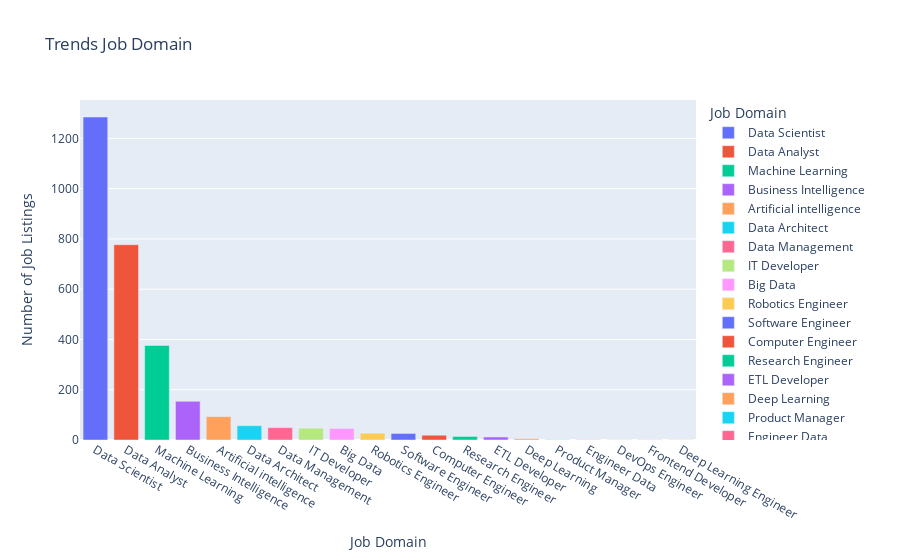

Notebook source saved alongside this figure:
### Code cell
import plotly.express as px

# Count the occurrences of each domain in the 'Job Domain' column
job_domain_counts = df['Job Domain'].value_counts()

# Create the bar chart using Plotly Express
fig = px.bar(
    job_domain_counts,
    x=job_domain_counts.index,
    y=job_domain_counts.values,
    color=job_domain_counts.index,
    labels={'x': 'Job Domain', 'y': 'Number of Job Listings'},
    title='Trends Job Domain'
)

# Show the plot
fig.show()

### Figure 1 — Plotly figure (JSON) as saved in the notebook; plotly's stock layout.template omitted (floating-point values rounded to 4 significant figures)
{"data": [{"alignmentgroup": "True", "hovertemplate": "Job Domain=%{x}<br>Number of Job Listings=%{y}<extra></extra>", "legendgroup": "Data Scientist", "marker": {"color": "#636efa", "pattern": {"shape": ""}}, "name": "Data Scientist", "offsetgroup": "Data Scientist", "orientation": "v", "showlegend": true, "textposition": "auto", "type": "bar", "x": ["Data Scientist"], "xaxis": "x", "y": [1285], "yaxis": "y"}, {"alignmentgroup": "True", "hovertemplate": "Job Domain=%{x}<br>Number of Job Listings=%{y}<extra></extra>", "legendgroup": "Data Analyst", "marker": {"color": "#EF553B", "pattern": {"shape": ""}}, "name": "Data Analyst", "offsetgroup": "Data Analyst", "orientation": "v", "showlegend": true, "textposition": "auto", "type": "bar", "x": ["Data Analyst"], "xaxis": "x", "y": [777], "yaxis": "y"}, {"alignmentgroup": "True", "hovertemplate": "Job Domain=%{x}<br>Number of Job Listings=%{y}<extra></extra>", "legendgroup": "Machine Learning", "marker": {"color": "#00cc96", "pattern": {"shape": ""}}, "name": "Machine Learning", "offsetgroup": "Machine Learning", "orientation": "v", "showlegend": true, "textposition": "auto", "type": "bar", "x": ["Machine Learning"], "xaxis": "x", "y": [376], "yaxis": "y"}, {"alignmentgroup": "True", "hovertemplate": "Job Domain=%{x}<br>Number of Job Listings=%{y}<extra></extra>", "legendgroup": "Business Intelligence", "marker": {"color": "#ab63fa", "pattern": {"shape": ""}}, "name": "Business Intelligence", "offsetgroup": "Business Intelligence", "orientation": "v", "showlegend": true, "textposition": "auto", "type": "bar", "x": ["Business Intelligence"], "xaxis": "x", "y": [154], "yaxis": "y"}, {"alignmentgroup": "True", "hovertemplate": "Job Domain=%{x}<br>Number of Job Listings=%{y}<extra></extra>", "legendgroup": "Artificial intelligence", "marker": {"color": "#FFA15A", "pattern": {"shape": ""}}, "name": "Artificial intelligence", "offsetgroup": "Artificial intelligence", "orientation": "v", "showlegend": true, "textposition": "auto", "type": "bar", "x": ["Artificial intelligence"], "xaxis": "x", "y": [93], "yaxis": "y"}, {"alignmentgroup": "True", "hovertemplate": "Job Domain=%{x}<br>Number of Job Listings=%{y}<extra></extra>", "legendgroup": "Data Architect", "marker": {"color": "#19d3f3", "pattern": {"shape": ""}}, "name": "Data Architect", "offsetgroup": "Data Architect", "orientation": "v", "showlegend": true, "textposition": "auto", "type": "bar", "x": ["Data Architect"], "xaxis": "x", "y": [57], "yaxis": "y"}, {"alignmentgroup": "True", "hovertemplate": "Job Domain=%{x}<br>Number of Job Listings=%{y}<extra></extra>", "legendgroup": "Data Management", "marker": {"color": "#FF6692", "pattern": {"shape": ""}}, "name": "Data Management", "offsetgroup": "Data Management", "orientation": "v", "showlegend": true, "textposition": "auto", "type": "bar", "x": ["Data Management"], "xaxis": "x", "y": [49], "yaxis": "y"}, {"alignmentgroup": "True", "hovertemplate": "Job Domain=%{x}<br>Number of Job Listings=%{y}<extra></extra>", "legendgroup": "IT Developer", "marker": {"color": "#B6E880", "pattern": {"shape": ""}}, "name": "IT Developer", "offsetgroup": "IT Developer", "orientation": "v", "showlegend": true, "textposition": "auto", "type": "bar", "x": ["IT Developer"], "xaxis": "x", "y": [47], "yaxis": "y"}, {"alignmentgroup": "True", "hovertemplate": "Job Domain=%{x}<br>Number of Job Listings=%{y}<extra></extra>", "legendgroup": "Big Data", "marker": {"color": "#FF97FF", "pattern": {"shape": ""}}, "name": "Big Data", "offsetgroup": "Big Data", "orientation": "v", "showlegend": true, "textposition": "auto", "type": "bar", "x": ["Big Data"], "xaxis": "x", "y": [46], "yaxis": "y"}, {"alignmentgroup": "True", "hovertemplate": "Job Domain=%{x}<br>Number of Job Listings=%{y}<extra></extra>", "legendgroup": "Robotics Engineer", "marker": {"color": "#FECB52", "pattern": {"shape": ""}}, "name": "Robotics Engineer", "offsetgroup": "Robotics Engineer", "orientation": "v", "showlegend": true, "textposition": "auto", "type": "bar", "x": ["Robotics Engineer"], "xaxis": "x", "y": [27], "yaxis": "y"}, {"alignmentgroup": "True", "hovertemplate": "Job Domain=%{x}<br>Number of Job Listings=%{y}<extra></extra>", "legendgroup": "Software Engineer", "marker": {"color": "#636efa", "pattern": {"shape": ""}}, "name": "Software Engineer", "offsetgroup": "Software Engineer", "orientation": "v", "showlegend": true, "textposition": "auto", "type": "bar", "x": ["Software Engineer"], "xaxis": "x", "y": [26], "yaxis": "y"}, {"alignmentgroup": "True", "hovertemplate": "Job Domain=%{x}<br>Number of Job Listings=%{y}<extra></extra>", "legendgroup": "Computer Engineer", "marker": {"color": "#EF553B", "pattern": {"shape": ""}}, "name": "Computer Engineer", "offsetgroup": "Computer Engineer", "orientation": "v", "showlegend": true, "textposition": "auto", "type": "bar", "x": ["Computer Engineer"], "xaxis": "x", "y": [19], "yaxis": "y"}, {"alignmentgroup": "True", "hovertemplate": "Job Domain=%{x}<br>Number of Job Listings=%{y}<extra></extra>", "legendgroup": "Research Engineer", "marker": {"color": "#00cc96", "pattern": {"shape": ""}}, "name": "Research Engineer", "offsetgroup": "Research Engineer", "orientation": "v", "showlegend": true, "textposition": "auto", "type": "bar", "x": ["Research Engineer"], "xaxis": "x", "y": [14], "yaxis": "y"}, {"alignmentgroup": "True", "hovertemplate": "Job Domain=%{x}<br>Number of Job Listings=%{y}<extra></extra>", "legendgroup": "ETL Developer", "marker": {"color": "#ab63fa", "pattern": {"shape": ""}}, "name": "ETL Developer", "offsetgroup": "ETL Developer", "orientation": "v", "showlegend": true, "textposition": "auto", "type": "bar", "x": ["ETL Developer"], "xaxis": "x", "y": [12], "yaxis": "y"}, {"alignmentgroup": "True", "hovertemplate": "Job Domain=%{x}<br>Number of Job Listings=%{y}<extra></extra>", "legendgroup": "Deep Learning", "marker": {"color": "#FFA15A", "pattern": {"shape": ""}}, "name": "Deep Learning", "offsetgroup": "Deep Learning", "orientation": "v", "showlegend": true, "textposition": "auto", "type": "bar", "x": ["Deep Learning"], "xaxis": "x", "y": [5], "yaxis": "y"}, {"alignmentgroup": "True", "hovertemplate": "Job Domain=%{x}<br>Number of Job Listings=%{y}<extra></extra>", "legendgroup": "Product Manager", "marker": {"color": "#19d3f3", "pattern": {"shape": ""}}, "name": "Product Manager", "offsetgroup": "Product Manager", "orientation": "v", "showlegend": true, "textposition": "auto", "type": "bar", "x": ["Product Manager"], "xaxis": "x", "y": [1], "yaxis": "y"}, {"alignmentgroup": "True", "hovertemplate": "Job Domain=%{x}<br>Number of Job Listings=%{y}<extra></extra>", "legendgroup": "Engineer Data", "marker": {"color": "#FF6692", "pattern": {"shape": ""}}, "name": "Engineer Data", "offsetgroup": "Engineer Data", "orientation": "v", "showlegend": true, "textposition": "auto", "type": "bar", "x": ["Engineer Data"], "xaxis": "x", "y": [1], "yaxis": "y"}, {"alignmentgroup": "True", "hovertemplate": "Job Domain=%{x}<br>Number of Job Listings=%{y}<extra></extra>", "legendgroup": "DevOps Engineer", "marker": {"color": "#B6E880", "pattern": {"shape": ""}}, "name": "DevOps Engineer", "offsetgroup": "DevOps Engineer", "orientation": "v", "showlegend": true, "textposition": "auto", "type": "bar", "x": ["DevOps Engineer"], "xaxis": "x", "y": [1], "yaxis": "y"}, {"alignmentgroup": "True", "hovertemplate": "Job Domain=%{x}<br>Number of Job Listings=%{y}<extra></extra>", "legendgroup": "Frontend Developer", "marker": {"color": "#FF97FF", "pattern": {"shape": ""}}, "name": "Frontend Developer", "offsetgroup": "Frontend Developer", "orientation": "v", "showlegend": true, "textposition": "auto", "type": "bar", "x": ["Frontend Developer"], "xaxis": "x", "y": [1], "yaxis": "y"}, {"alignmentgroup": "True", "hovertemplate": "Job Domain=%{x}<br>Number of Job Listings=%{y}<extra></extra>", "legendgroup": "Deep Learning Engineer", "marker": {"color": "#FECB52", "pattern": {"shape": ""}}, "name": "Deep Learning Engineer", "offsetgroup": "Deep Learning Engineer", "orientation": "v", "showlegend": true, "textposition": "auto", "type": "bar", "x": ["Deep Learning Engineer"], "xaxis": "x", "y": [1], "yaxis": "y"}], "layout": {"barmode": "relative", "legend": {"title": {"text": "Job Domain"}, "tracegroupgap": 0}, "title": {"text": "Trends Job Domain"}, "xaxis": {"anchor": "y", "categoryarray": ["Data Scientist", "Data Analyst", "Machine Learning", "Business Intelligence", "Artificial intelligence", "Data Architect", "Data Management", "IT Developer", "Big Data", "Robotics Engineer", "Software Engineer", "Computer Engineer", "Research Engineer", "ETL Developer", "Deep Learning", "Product Manager", "Engineer Data", "DevOps Engineer", "Frontend Developer", "Deep Learning Engineer"], "categoryorder": "array", "domain": [0, 1], "title": {"text": "Job Domain"}}, "yaxis": {"anchor": "x", "domain": [0, 1], "title": {"text": "Number of Job Listings"}}}}
